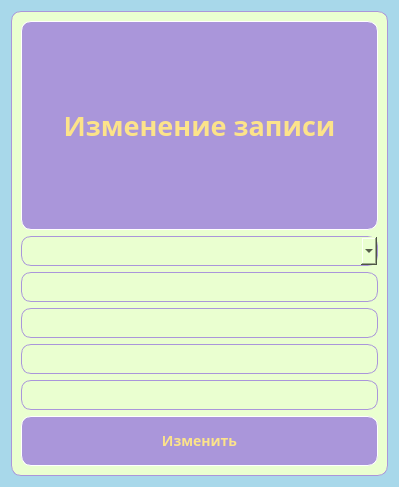
<?xml version="1.0" encoding="UTF-8"?>
<ui version="4.0">
 <class>Dialog</class>
 <widget class="QDialog" name="Dialog">
  <property name="geometry">
   <rect>
    <x>0</x>
    <y>0</y>
    <width>399</width>
    <height>487</height>
   </rect>
  </property>
  <property name="windowTitle">
   <string>Dialog</string>
  </property>
  <property name="styleSheet">
   <string notr="true">background-color: #A8D8EA;
font-family: arial rounded mt bold;</string>
  </property>
  <layout class="QVBoxLayout" name="verticalLayout_2">
   <item>
    <widget class="QFrame" name="frame">
     <property name="styleSheet">
      <string notr="true">background-color: #EAFFD0;
border-radius: 10px;
border: 1px solid #AA96DA;</string>
     </property>
     <property name="frameShape">
      <enum>QFrame::StyledPanel</enum>
     </property>
     <property name="frameShadow">
      <enum>QFrame::Raised</enum>
     </property>
     <layout class="QVBoxLayout" name="verticalLayout">
      <item>
       <widget class="QLabel" name="label_main_name">
        <property name="minimumSize">
         <size>
          <width>300</width>
          <height>100</height>
         </size>
        </property>
        <property name="font">
         <font>
          <family>arial rounded mt 13</family>
          <pointsize>20</pointsize>
          <bold>true</bold>
         </font>
        </property>
        <property name="styleSheet">
         <string notr="true">background-color: #AA96DA;
border-radius: 10px;
color: #FCE38A;
border: 1px solid white;</string>
        </property>
        <property name="text">
         <string>Изменение записи</string>
        </property>
        <property name="alignment">
         <set>Qt::AlignCenter</set>
        </property>
       </widget>
      </item>
      <item>
       <widget class="QComboBox" name="combox_choose_table">
        <property name="minimumSize">
         <size>
          <width>0</width>
          <height>30</height>
         </size>
        </property>
        <property name="styleSheet">
         <string notr="true"/>
        </property>
        <property name="currentIndex">
         <number>-1</number>
        </property>
        <property name="placeholderText">
         <string>Выбери таблицу</string>
        </property>
        <item>
         <property name="text">
          <string>Element 1</string>
         </property>
        </item>
        <item>
         <property name="text">
          <string>Element 2</string>
         </property>
        </item>
        <item>
         <property name="text">
          <string>Element 3</string>
         </property>
        </item>
        <item>
         <property name="text">
          <string>Element 4</string>
         </property>
        </item>
       </widget>
      </item>
      <item>
       <widget class="QLineEdit" name="lineEdit">
        <property name="minimumSize">
         <size>
          <width>0</width>
          <height>30</height>
         </size>
        </property>
       </widget>
      </item>
      <item>
       <widget class="QLineEdit" name="lineEdit_2">
        <property name="minimumSize">
         <size>
          <width>0</width>
          <height>30</height>
         </size>
        </property>
       </widget>
      </item>
      <item>
       <widget class="QLineEdit" name="lineEdit_3">
        <property name="minimumSize">
         <size>
          <width>0</width>
          <height>30</height>
         </size>
        </property>
       </widget>
      </item>
      <item>
       <widget class="QLineEdit" name="lineEdit_4">
        <property name="minimumSize">
         <size>
          <width>0</width>
          <height>30</height>
         </size>
        </property>
       </widget>
      </item>
      <item>
       <widget class="QPushButton" name="btn_edit_entry">
        <property name="minimumSize">
         <size>
          <width>0</width>
          <height>50</height>
         </size>
        </property>
        <property name="font">
         <font>
          <family>arial rounded mt 13</family>
          <pointsize>-1</pointsize>
          <bold>true</bold>
         </font>
        </property>
        <property name="styleSheet">
         <string notr="true">QPushButton {
background-color: #AA96DA;
border-radius: 10px;
color: #FCE38A;
font-size: 14px;
border: 1px solid white
}
QPushButton:hover {
background-color: #F38181;
}
QPushButton:pressed {
background-color: #EAFFD0;
}</string>
        </property>
        <property name="text">
         <string>Изменить</string>
        </property>
        <property name="icon">
         <iconset resource="resources.qrc">
          <normaloff>:/icon/icons/edit_FILL0_wght400_GRAD0_opsz24.svg</normaloff>:/icon/icons/edit_FILL0_wght400_GRAD0_opsz24.svg</iconset>
        </property>
        <property name="iconSize">
         <size>
          <width>24</width>
          <height>24</height>
         </size>
        </property>
       </widget>
      </item>
     </layout>
    </widget>
   </item>
  </layout>
 </widget>
 <resources>
  <include location="resources.qrc"/>
 </resources>
 <connections/>
</ui>
